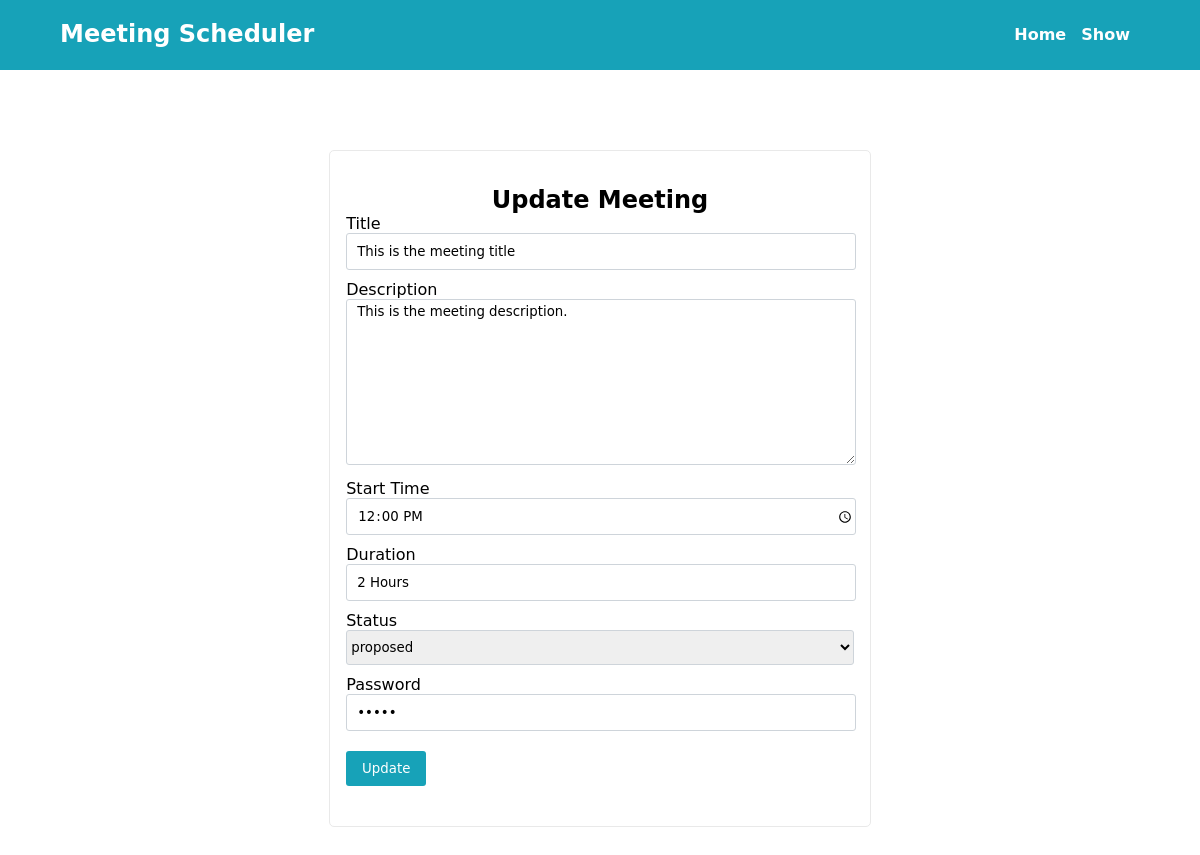
Page /update.php?id=1 on the committed database.
### tables this page shows
CREATE TABLE `meetings` (
  `id` int(11) NOT NULL,
  `title` varchar(80) NOT NULL,
  `description` text NOT NULL,
  `start_time` time NOT NULL,
  `duration` varchar(30) NOT NULL,
  `status` varchar(20) NOT NULL,
  `password` varchar(20) NOT NULL,
  `created_at` date NOT NULL,
  `updated_at` date NOT NULL
);

### update.php (the view, shortened to what this page needs)
<?php
include_once "header.php";
?>
<div class="body">
<div class="container">
<div class="card">
<div class="card-body">
<h2 class="text-center pt-3">Update Meeting</h2>
<?php
$id=$_REQUEST['id'];
global $con;
$sql="select * from meetings where id='$id'";
$result=mysqli_query($con,$sql);
$row=mysqli_fetch_array($result);
?>
<form method="post">
<label>Title</label>
<input type="text" name="title" value="<?php echo $row['title'];?>" required class="form-control mb-2">
<label>Description</label>
<textarea name="description" required class="form-control mb-2" style="height:160px;padding-top:4px;"><?php echo $row['description'];?></textarea>
<label>Start Time</label>
<input type="time" name="start_time" value="<?php echo $row['start_time'];?>" required class="form-control mb-2">
<label>Duration</label>
<input type="text" name="duration" value="<?php echo $row['duration'];?>" required class="form-control mb-2">
<label>Status</label>
<select name="status" required class="form-control-select mb-2">
<option value="<?php echo $row['status'];?>"><?php echo $row['status'];?></option>
</select>
<label>Password</label>
<input type="password" name="password" value="<?php echo $row['password'];?>" required class="form-control mb-2">
<button type="submit" name="submit" class="btn-info mt-2">Update</button>
</form>
</div>
</div>
</div>
</div>
</body>
</html>

### style.css (style rules this page uses)
* { margin:0px; padding:0px; font-family:"Lucida Grande", "Lucida Sans Unicode", "Lucida Sans", "DejaVu Sans", Verdana, sans-serif; }
.pt-3 { padding-top:15px; }
.mt-2 { margin-top:10px; }
.mb-2 { margin-bottom:10px; }
.text-center { text-align:center; }
.container { margin:auto; width:90%; }
.body { padding:80px 0 100px; }
.card { width:50%; margin:auto; border:1px solid #E9E9E9; border-radius:5px; }
.card-body { width:94%; margin:auto; padding:20px 0 40px; }
.form-control { width:98%; height:35px; border: 1px solid #ced4da; border-radius:3px; padding-left:10px; }
.form-control-select { width:100%; height:35px; border: 1px solid #ced4da; border-radius:3px; }
.btn-info { color: #fff; background-color: #17a2b8; border-color: #17a2b8; border: none; height:35px; width:80px; border-radius:3px; cursor:pointer; }

### rows in the picture
meetings: title "This is the meeting title", description "This is the meeting description.", start_time "12:00:00", duration "2 Hours", status "proposed"
